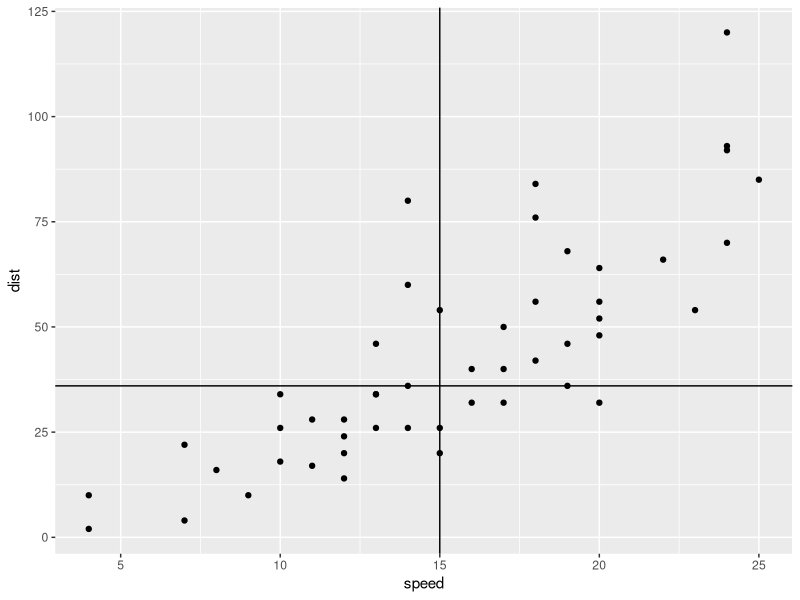

Here is the R script that generated this plot:
## ---- chunk 1
knitr::opts_chunk$set(echo = TRUE)
library(dplyr)
library(tidyr)
library(readr)
library(ggplot2)
## ---- chunk 2
double_matrix <- matrix(NA,nrow=3,ncol=8)
double_matrix[,1] <- 1:3
for(row in 1:3){
  for(col in 2:8){
    double_matrix[row,col] <- 2 * double_matrix[row,col-1]
  }
}
print(double_matrix)
## ---- chunk 3
count <- 0   # initialize counter to zero
num <- 0   # initialize num to a non-50 value
while (num != 50) {   # continue loop until num is 50
  count <- count + 1   # increment counter
  num <- sample(1:100, 1)   # sample a random integer between 1 and 100
}
cat("Number of iterations:", count)
## ---- chunk 4
counter <- 0
num_heads <- 0
while(num_heads < 5){
  counter <- counter + 1
  num_heads <- rbinom(n=1,size=5,prob=.5)
}
print(counter)
## ---- chunk 5
doubler <- function(x){
  ## Solution 1:
  vals <- c(x)
  for(i in 1:7){
    x <- x*2
    vals <- c(vals,x)
  }
  return(vals)
  
  ## Solution 2:
  # vals <- c(x,x*2,x*4,x*8,x*16,x*32,x*64,x*128)
  # return(vals)
  
  ## Solution 3:
  # vals <- x*2^(0:7)
  # return(vals)
}
## ---- chunk 6
doubler(1)
doubler(2)
doubler(3)
## ---- chunk 7
median_cars <- apply(cars,2,median)
median_cars
## ---- chunk 8
ggplot(cars,aes(speed,dist))+geom_point()+
  geom_vline(xintercept = median_cars[1])+
  geom_hline(yintercept = median_cars[2])
